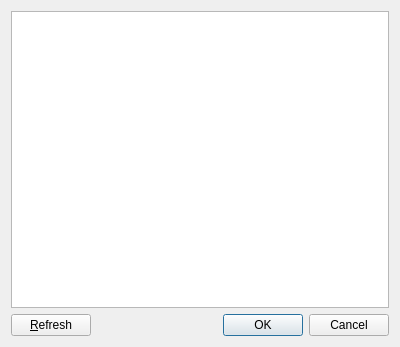
<?xml version="1.0" encoding="UTF-8"?>
<ui version="4.0">
 <class>VersionSelectDialog</class>
 <widget class="QDialog" name="VersionSelectDialog">
  <property name="geometry">
   <rect>
    <x>0</x>
    <y>0</y>
    <width>400</width>
    <height>347</height>
   </rect>
  </property>
  <property name="windowTitle">
   <string>Choose Version</string>
  </property>
  <layout class="QVBoxLayout" name="verticalLayout">
   <item>
    <widget class="VersionListView" name="listView">
     <property name="horizontalScrollBarPolicy">
      <enum>Qt::ScrollBarAlwaysOff</enum>
     </property>
     <property name="alternatingRowColors">
      <bool>true</bool>
     </property>
     <property name="rootIsDecorated">
      <bool>false</bool>
     </property>
     <property name="itemsExpandable">
      <bool>false</bool>
     </property>
     <property name="wordWrap">
      <bool>true</bool>
     </property>
     <attribute name="headerCascadingSectionResizes">
      <bool>true</bool>
     </attribute>
     <attribute name="headerStretchLastSection">
      <bool>false</bool>
     </attribute>
    </widget>
   </item>
   <item>
    <layout class="QHBoxLayout" name="horizontalLayout">
     <item>
      <widget class="QPushButton" name="refreshButton">
       <property name="toolTip">
        <string>Reloads the version list.</string>
       </property>
       <property name="text">
        <string>&amp;Refresh</string>
       </property>
      </widget>
     </item>
     <item>
      <widget class="QDialogButtonBox" name="buttonBox">
       <property name="orientation">
        <enum>Qt::Horizontal</enum>
       </property>
       <property name="standardButtons">
        <set>QDialogButtonBox::Cancel|QDialogButtonBox::Ok</set>
       </property>
      </widget>
     </item>
    </layout>
   </item>
  </layout>
 </widget>
 <customwidgets>
  <customwidget>
   <class>VersionListView</class>
   <extends>QTreeView</extends>
   <header>widgets/VersionListView.h</header>
  </customwidget>
 </customwidgets>
 <resources/>
 <connections>
  <connection>
   <sender>buttonBox</sender>
   <signal>accepted()</signal>
   <receiver>VersionSelectDialog</receiver>
   <slot>accept()</slot>
   <hints>
    <hint type="sourcelabel">
     <x>257</x>
     <y>290</y>
    </hint>
    <hint type="destinationlabel">
     <x>157</x>
     <y>274</y>
    </hint>
   </hints>
  </connection>
  <connection>
   <sender>buttonBox</sender>
   <signal>rejected()</signal>
   <receiver>VersionSelectDialog</receiver>
   <slot>reject()</slot>
   <hints>
    <hint type="sourcelabel">
     <x>325</x>
     <y>290</y>
    </hint>
    <hint type="destinationlabel">
     <x>286</x>
     <y>274</y>
    </hint>
   </hints>
  </connection>
 </connections>
</ui>
